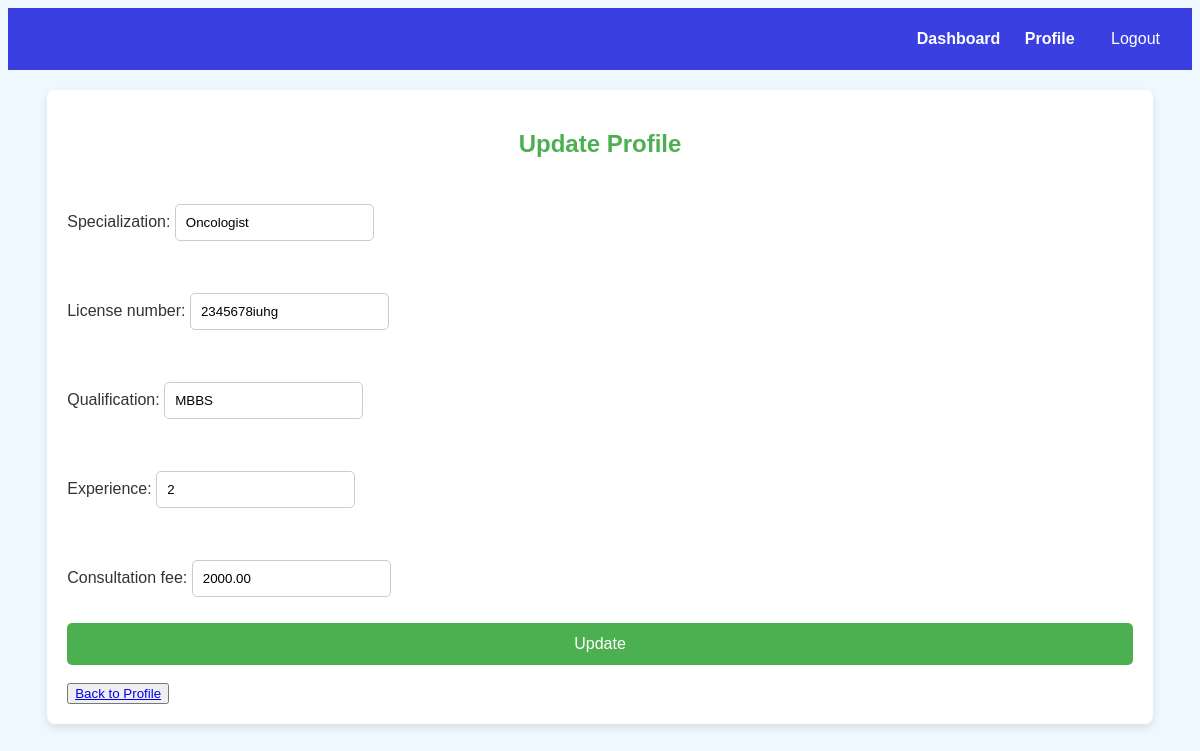
Page /user/doctor-p-update/ (signed in) on the committed database.
### user/models.py (models this page shows, shortened)
class User(AbstractUser):
    CNIC_no = models.CharField(max_length=15, unique=True)
    contact_number = models.CharField(max_length=15)
    address = models.CharField(max_length=255)
    gender = models.CharField(max_length=10, choices=[('M', 'Male'), ('F', 'Female')])
    profile_pic = models.ImageField(upload_to='images/profile_pics/', blank=True, null=True)

class Doctor(User):
    specialization = models.CharField(max_length=255)
    license_number = models.CharField(max_length=50, unique=True)
    qualification = models.CharField(max_length=255)
    experience = models.IntegerField()
    consultation_fee = models.DecimalField(max_digits=10, decimal_places=2)
    class Meta:
        verbose_name = 'Doctor'

### user/views.py (the view)
# urls.py: path('doctor-p-update/', views.DoctorProfileUpdateView.as_view(), name='doctor_profile_update'),
class DoctorProfileUpdateView(LoginRequiredMixin, UpdateView):
    model = Doctor
    form_class = DoctorUpdateForm
    template_name = 'user/doctor_profile_update.html'
    success_url = reverse_lazy('doctor_profile')
    def get_object(self):
        return self.request.user.doctor

### user/forms.py
class DoctorUpdateForm(forms.ModelForm):
    class Meta:
        model = Doctor
        fields = ['specialization', 'license_number',
                  'qualification', 'experience', 'consultation_fee']

### user/templates/user/doctor_profile_update.html (shortened to what this page needs)
{% extends 'user/base.html' %}
{% block content %}
<h2>Update Profile</h2>
<form method="post">
    {{ form.as_p }}
    <button type="submit" class="btn btn-primary">Update</button>
</form>
<br><button><a href="{% url 'doctor_profile' %}">Back to Profile</a></button>
{% endblock %}

### user/static/css/style1.css (style rules this page uses)
body { font-family: 'Arial', sans-serif; background-color: #f0f8ff; color: #333; }
form { display: flex; flex-direction: column; }
form input, form select { padding: 10px; margin: 10px 0; border: 1px solid #ccc; border-radius: 5px; }
form button { padding: 12px; background-color: #4caf50; color: white; border: none; border-radius: 5px; cursor: pointer; font-size: 16px; }
h2 { color: #4caf50; text-align: center; }

### rows in the picture
Doctor: specialization "Oncologist", license_number "2345678iuhg", qualification "MBBS", experience "2", consultation_fee "2000.00"
